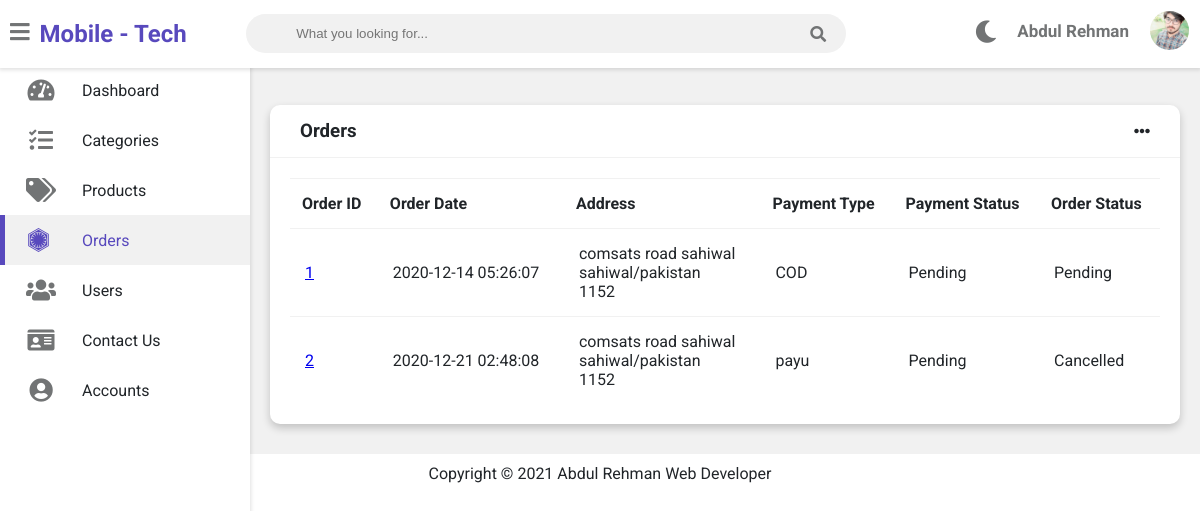
Page /Admin/orders.php (signed in) on the committed database.
### tables this page shows
CREATE TABLE `order` (
  `id` int(11) NOT NULL,
  `user_id` int(11) NOT NULL,
  `address` varchar(250) NOT NULL,
  `city` varchar(50) NOT NULL,
  `pincode` int(11) NOT NULL,
  `payment_type` varchar(20) NOT NULL,
  `total_price` float NOT NULL,
  `payment_status` varchar(20) NOT NULL,
  `order_status` int(11) NOT NULL,
  `txnid` varchar(20) NOT NULL,
  `mihpayid` varchar(20) NOT NULL,
  `payu_status` varchar(10) NOT NULL,
  `added_on` datetime NOT NULL
);

CREATE TABLE `order_status` (
  `id` int(11) NOT NULL,
  `name` varchar(255) NOT NULL
);

### Admin/orders.php (the view, shortened to what this page needs)
<?php
require('./includes/top.inc.php');
?>
    <div class="sidebar">
      <ul class="sidebar-nav">
        <li class="sidebar-nav-item">
          <a href="index.php" class="sidebar-nav-link">
            <div>
              <i class="fas fa-tachometer-alt"></i>
            </div>
            <span> Dashboard </span>
          </a>
        </li>
        <li class="sidebar-nav-item">
          <a href="categories.php" class="sidebar-nav-link">
            <div>
              <i class="fas fa-tasks"></i>
            </div>
            <span>Categories</span>
          </a>
        </li>
        <li class="sidebar-nav-item">
          <a href="product.php" class="sidebar-nav-link">
            <div>
              <i class="fas fa-tags"></i>
            </div>
            <span>Products</span>
          </a>
        </li>
        <li class="sidebar-nav-item">
          <a href="orders.php" class="sidebar-nav-link active">
            <div>
              <i class="fab fa-first-order"></i>
            </div>
            <span>Orders</span>
          </a>
        </li>
        <li class="sidebar-nav-item">
          <a href="users.php" class="sidebar-nav-link">
            <div>
              <i class="fas fa-users"></i>
            </div>
            <span>Users</span>
          </a>
        </li>
        <li class="sidebar-nav-item">
          <a href="contact_us.php" class="sidebar-nav-link">
            <div>
              <i class="fas fa-id-card"></i>
            </div>
            <span>Contact Us</span>
          </a>
        </li>
        <li class="sidebar-nav-item">
          <a href="accounts.php" class="sidebar-nav-link">
            <div>
              <i class="fas fa-user-circle"></i>
            </div>
            <span>Accounts</span>
          </a>
        </li>
      </ul>
    </div>
    <div class="wrapper">
      <div class="row">
      <div class="col-m-12">
     </div>
      </div>
        <div class="col-m-12 col-sm-12">
          <div class="card">
            <div class="card-header">
              <h3>Orders</h3>
              <i class="fas fa-ellipsis-h"></i>
            </div>
            <div class="card-content">
            <table>
              <thead>
                <tr>
                        <th class="product-thumbnail">Order ID</th>
                        <th class="product-name"><span class="nobr">Order Date</span></th>
                        <th class="product-price"><span class="nobr"> Address </span></th>
                        <th class="product-stock-stauts"><span class="nobr"> Payment Type </span></th>
												<th class="product-stock-stauts"><span class="nobr"> Payment Status </span></th>
												<th class="product-stock-stauts"><span class="nobr"> Order Status </span></th>
                </tr>
              </thead>
              <tbody>
										<?php
											$res=mysqli_query($con,"select `order`.*,order_status.name as order_status_str from `order`,order_status where order_status.id=`order`.order_status");
											while($row=mysqli_fetch_assoc($res)){
											?>
                        <tr>
												<td class="product-add-to-cart"><a href="order_details.php?id=<?php echo $row['id']?>"> <?php echo $row['id']?></a></td>
                        <td class="product-name"><?php echo $row['added_on']?></td>
                        <td class="product-name">
												<?php echo $row['address']?><br/>
												<?php echo $row['city']?><br/>
												<?php echo $row['pincode']?>
												</td>
												<td class="product-name"><?php echo $row['payment_type']?></td>
												<td class="product-name"><?php echo ucfirst($row['payment_status'])?></td>
												<td class="product-name"><?php echo $row['order_status_str']?></td>
                      </tr>
                    <?php } ?>
                </tbody>
              </table>
            </div>
          </div>
        </div>
      </div>
    <?php
    require('./includes/footer.inc.php');
    ?>

### Admin/includes/top.inc.php (shortened to what this page needs)
<?php
require('./includes/connection.inc.php');
if(isset($_SESSION['ADMIN_LOGIN']) && $_SESSION['ADMIN_LOGIN']!=''){
  $username=$_SESSION['ADMIN_USERNAME'];
  $select_user = "SELECT * FROM admin_users WHERE username='$username'";
		$run_user =  mysqli_query($con,$select_user);
    $row_user =  mysqli_fetch_array($run_user);
    $user_name =  $row_user['name'];
    $image=$row_user['image'];
}
else{
  header('location:login.php');
  die();
}
?>
<!DOCTYPE html>
<html>
  <head>
    <link
      rel="stylesheet"
      type="text/css"
      href="https://cdnjs.cloudflare.com/ajax/libs/Chart.js/2.9.3/Chart.min.css"
    />
    <link
      rel="stylesheet"
      type="text/css"
      href="./assets/fontawesome-free/css/all.min.css"
    />
    <link rel="stylesheet" type="text/css" href="./assets/css/style.css" />
  </head>
  <body class="overlay-scrollbar sidebar-expand">
    <div class="navbar">
      <ul class="navbar-nav">
        <li class="nav-item">
          <a class="nav-link">
            <i class="fas fa-bars" onclick="collapseSidebar()"></i>
          </a>
        </li>
        <li class="nav-item">
          <h2 style="color: #5849bd;">Mobile - Tech</h2>
        </li>
      </ul>
       <form class="navbar-search">
           <input
           type="text"
           name="Search"
           class="navbar-search-input"
           placeholder="What you looking for..."
           />
           <i class="fas fa-search"></i>
       </form>
      <ul class="navbar-nav nav-right">
        <li class="nav-item mode">
          <a class="nav-link" href="#" onclick="switchTheme()">
            <i class="fas fa-moon dark-icon"></i>
          </a>
        </li>
        <li class="nav-item mode">
          <span class="nav-link"><strong><?php echo $user_name;?></strong>
          </span>
        </li>
        <li class="nav-item avt-wrapper">
          <div class="avt dropdown">
            <img
              src="<?php echo USER_IMAGE_SITE_PATH.$image?>"
              alt="User image"
              class="dropdown-toggle"
              data-toggle="user-menu"
            />
          </div>
        </li>
      </ul>
    </div>

### Admin/assets/css/style.css (style rules this page uses)
:root { --primary-color: #5849bd; --success-color: #6ab04c; --warning-color: #f0932b; --danger-color: #eb4d4b; --info-color: #138496; --light-color: #212529; --light-second-color: #727475; --light-background: #ffffff; --light-second-background: #f1f1f1; --dark-color: #909090; --dark-second-color: #f5f6fa; --dark-background: #23242D; --dark-second-background: #181818; }
.light { --main-bg-color: var(--light-background); --second-bg-color: var(--light-second-background); --main-color: var(--light-color); --second-color: var(--light-second-color); }
* { box-sizing: border-box; }
body { font-family: 'Roboto', sans-serif; background: var(--main-bg-color); color: var(--main-color); margin: 0; }
.navbar { display: flex; flex-direction: row; background: var(--main-bg-color); color: var(--main-color); position: fixed; top: 0; right: 0; left: 0; z-index: 101; box-shadow: rgba(0,0,0,0.12) 0px 1px 4px 1px; }
.navbar-nav { list-style: none; display: flex; flex-direction: row; padding-left: 0; margin-bottom: 0; margin-top: 0; }
.nav-link { float: left; text-align: center; padding: 21px 10px; text-decoration: none; font-size: 17px; color: var(--second-color); position: relative; }
.navbar-nav i { font-size: 1.4rem; }
.nav-right { margin-left: auto; }
.navbar-search { position: relative; margin: auto; width: 50%; }
.navbar-search input { background: var(--second-bg-color); border: none; padding: 12px 50px 12px 50px; width: 100%; outline: none; color: var(--main-color); border-radius: 20px; }
.navbar-search i { position: absolute; top: 50%; right: 20px; transform: translateY(-50%); color: var(--second-color); cursor: pointer; }
.avt img { width: 39px; height: 39px; border-radius: 50%; }
.avt { padding: 11px }
.dropdown { position: relative; }
.wrapper { padding: 10px; margin-left: 82px; padding-top: 75px; background: var(--second-bg-color); transition: margin-left .5s; }
.sidebar { width: 82px; height: 100vh; position: fixed; margin-top: 65px; background: var(--main-bg-color); box-shadow: rgba(0,0,0,0.12) 0px 1px 4px 1px; overflow: hidden; z-index: 100; transition: width .5s; }
.sidebar-nav { list-style: none; padding: 0; margin: 0; display: flex; flex-direction: column; align-items: center; height: 100vh; }
.sidebar-nav-item { width: 100%; }
.sidebar-nav-link { display: flex; align-items: center; color: var(--main-color); text-decoration: none; }
.sidebar-nav-link i { font-size: 1.5rem; color: var(--second-color); position: absolute; left: 50%; top: 50%; transform: translate(-50%, -50%); }
.sidebar-nav-link div { min-width: 82px; height: 50px; position: relative; }
.sidebar-nav-link.active { background: var(--second-bg-color); color: var(--primary-color); }
.sidebar-nav-link.active div { border-left: 5px solid var(--primary-color); }
.sidebar-nav-link.active i { color: var(--primary-color); margin-left: -5px; }
.sidebar-expand .sidebar { width: 250px; }
.sidebar-expand .wrapper { margin-left: 250px; }
.row { display: flex; flex-wrap: wrap; flex-direction: row; }
.row:after, .row:before { box-sizing: border-box; }
[class*="col-"] { padding: 10px; }
@media only screen and (min-width: 600px) { .col-sm-12 { width: 100%; } }
@media only screen and (min-width: 768px) { .col-m-12 { width: 100%; } }
.card { background: var(--main-bg-color); color: var(--main-color); border-radius: 10px; margin-bottom: 10px; box-shadow: 0 4px 8px 0 rgba(0,0,0,0.2); }
.card-header { padding: 15px 30px; border-bottom: 1px solid var(--second-bg-color); position: relative; }
.card-header i { color: var(--main-color); position: absolute; right: 30px; top: 50%; transform: translateY(-50%); }
.card-header h3 { margin: 0; }
.card-content { padding: 20px; overflow-x: auto; }
table { border-collapse: collapse; width: 100%; }
table td { border-top: 1px solid var(--second-bg-color); padding: 15px; }
table th { border-top: 1px solid var(--second-bg-color); border-bottom: 1px solid var(--second-bg-color); padding: 15px 12px; text-align: left; }

### rows in the picture
order: id "1", added_on "2020-12-14 05:26:07", address "comsats road sahiwal", city "sahiwal/pakistan", pincode "1152", payment_type "COD", payment_status "Pending", order_status.name "Pending"
order: id "2", added_on "2020-12-21 02:48:08", address "comsats road sahiwal", city "sahiwal/pakistan", pincode "1152", payment_type "payu", payment_status "Pending", order_status.name "Cancelled"

### other values in the picture
$user_name "Abdul Rehman"
